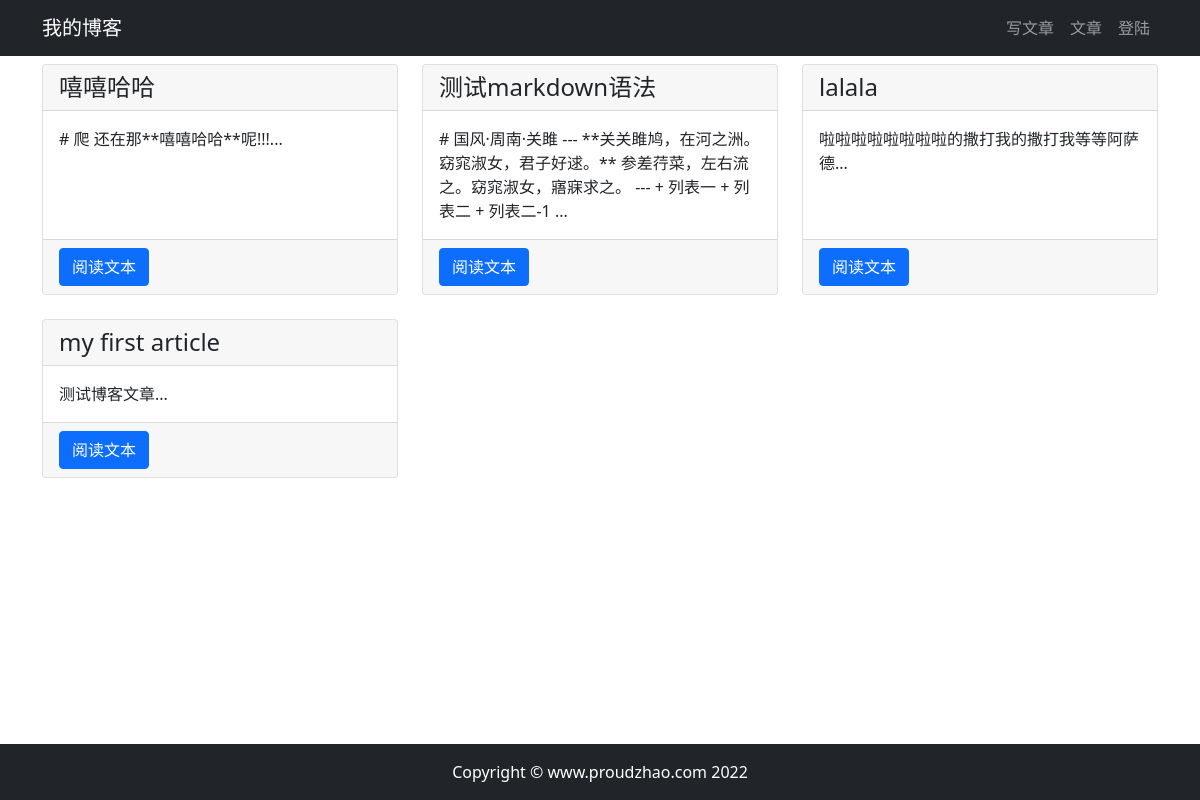
Page /article/article-list/ on the committed database.
### article/models.py (models this page shows, shortened)
class ArticlePost(models.Model):
    author = models.ForeignKey(User, on_delete=models.CASCADE)
    title = models.CharField(max_length=100)
    body = models.TextField()
    created = models.DateTimeField(default=timezone.now)
    updated = models.DateTimeField(auto_now=True)
    class Meta:
        ordering = ('-created',)  # 这里是以创建时间倒序排列

### article/views.py (the view)
# urls.py: path('article-list/', views.article_list, name='article_list'),
def article_list(request):
    articles = ArticlePost.objects.all()
    context = {'articles': articles}
    return render(request, 'article/list.html', context)

### templates/article/list.html (shortened to what this page needs)
{% extends 'base.html' %}
{% load static %}
{% block content %}
    <div class="container">
        <div class="row mt-2">
            {% for article in articles %}
                <div class="col-4 mb-4">
                    <div class="card h-100">
                        <h4 class="card-header">{{ article.title }}</h4>
                        <div class="card-body">
                            <p class="card-text">{{ article.body|slice:'100' }}...</p>
                        </div>
                        <div class="card-footer">
                            <a href="{% url 'article:article_detail' article.id %}" class="btn btn-primary">阅读文本</a>
                        </div>
                    </div>
                </div>
            {% endfor %}
        </div>
    </div>
{% endblock content %}

### static/css/base.css (style rules this page uses)
a { text-decoration: none; }

### rows in the picture
ArticlePost: title "嘻嘻哈哈", body "# 爬 还在那**嘻嘻哈哈**呢!!!"
ArticlePost: title "测试markdown语法", body "# 国风·周南·关雎 --- **关关雎鸠，在河之洲。窈窕淑女，君子好逑。** 参差荇菜，左右流之。窈窕淑女，寤寐求之。 --- + 列表一 + 列表二 + 列表二-1"
ArticlePost: title "lalala", body "啦啦啦啦啦啦啦啦的撒打我的撒打我等等阿萨德"
ArticlePost: title "my first article", body "测试博客文章"
